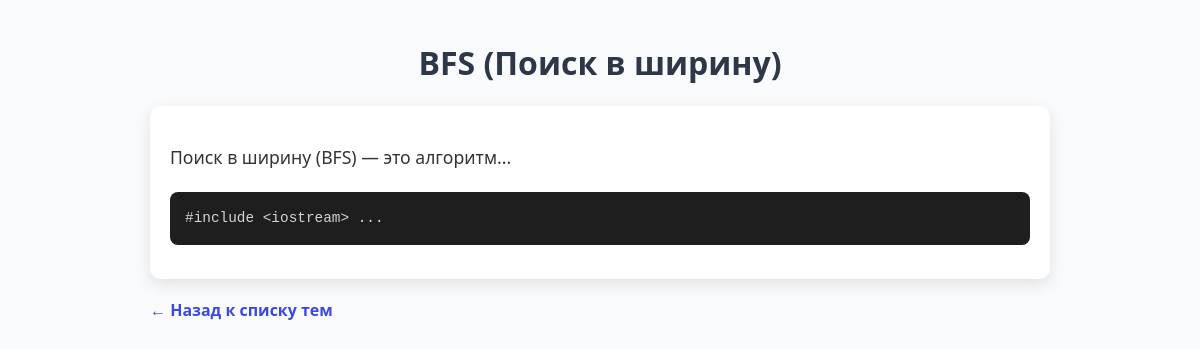
The app's page /topic/bfs/ with its own data.
### algosite/models.py (models this page shows, shortened)
class Topic(models.Model):
    slug = models.SlugField(max_length=100, unique=True)
    title = models.CharField(max_length=200)
    explanation = models.TextField()
    example_code = models.TextField()

### algosite/views.py (the view)
# urls.py: path('topic/<slug:topic_slug>/', views.topic_detail, name='topic_detail'),
def topic_detail(request, topic_slug):
    topic = get_object_or_404(Topic, slug=topic_slug)
    if topic_slug == 'lca':
        message = ''
        new_task = False
        if request.method == 'POST':
            user_answer = request.POST.get('answer', '').strip()
            try:
                user_answer_int = int(user_answer)
            except ValueError:
                message = 'Пожалуйста, введите корректный номер вершины.'
                user_answer_int = None
            correct_answer = request.session.get('lca_correct')
            if correct_answer is None:
                return redirect('topic_detail', topic_slug='lca')
            if user_answer_int is not None:
                if user_answer_int == correct_answer:
                    new_task = True
                    message = 'Верно! Сгенерирована новая задача.'
                else:
                    message = 'Неверно, попробуйте ещё раз.'
        if not request.session.get('lca_correct') or new_task:
            create_new_task(request.session)
            message = message or 'Решите задачу: найдите LCA для заданных вершин.'
        adj = request.session.get('lca_adj')
        n = request.session.get('lca_n')
        v1 = request.session.get('lca_v1')
        v2 = request.session.get('lca_v2')
        edges = request.session.get('lca_edges')
        levels = get_levels(adj, 0)
        context = {
            'topic': topic,
            'exercise': True,
            'v1': v1,
            'v2': v2,
            'message': message,
            'edges': edges,
            'num_vertices': n,
            'levels': levels,
        }
        return render(request, 'algosite/detail.html', context)
    else:
        return render(request, 'algosite/detail.html', {'topic': topic, 'exercise': False})

### algosite/templates/algosite/detail.html (shortened to what this page needs)
<!DOCTYPE html>
<html lang="en">
<head>
</head>
<body>
  <h1>{{ topic.title }}</h1>
  <div class="content">
    <p>{{ topic.explanation|linebreaksbr }}</p>
    <pre>{{ topic.example_code }}</pre>
  </div>
  <a href="{% url 'index' %}" class="back-link">&larr; Назад к списку тем</a>
</body>
</html>

### algosite/templates/algosite/detail.html (style rules this page uses)
body { font-family: 'Segoe UI', Tahoma, Geneva, Verdana, sans-serif; background: #f9fafb; margin: 0; padding: 20px; max-width: 900px; margin-left: auto; margin-right: auto; }
h1 { color: #2d3748; text-align: center; }
.content { margin-top: 20px; background: white; padding: 20px; border-radius: 10px; box-shadow: 0 5px 15px rgba(0,0,0,0.1); font-size: 1.1rem; line-height: 1.6; color: #333; }
pre { background: #1e1e1e; color: #d4d4d4; padding: 15px; border-radius: 8px; font-family: 'Source Code Pro', monospace; font-size: 0.9rem; overflow-x: auto; white-space: pre-wrap; word-break: break-word; margin-top: 20px; }
a.back-link { display: inline-block; margin-top: 20px; color: #3b49df; text-decoration: none; font-weight: 600; font-size: 1rem; }

### records on screen
Topic: title "BFS (Поиск в ширину)", explanation "Поиск в ширину (BFS) — это алгоритм...", example_code "#include <iostream> ..."
